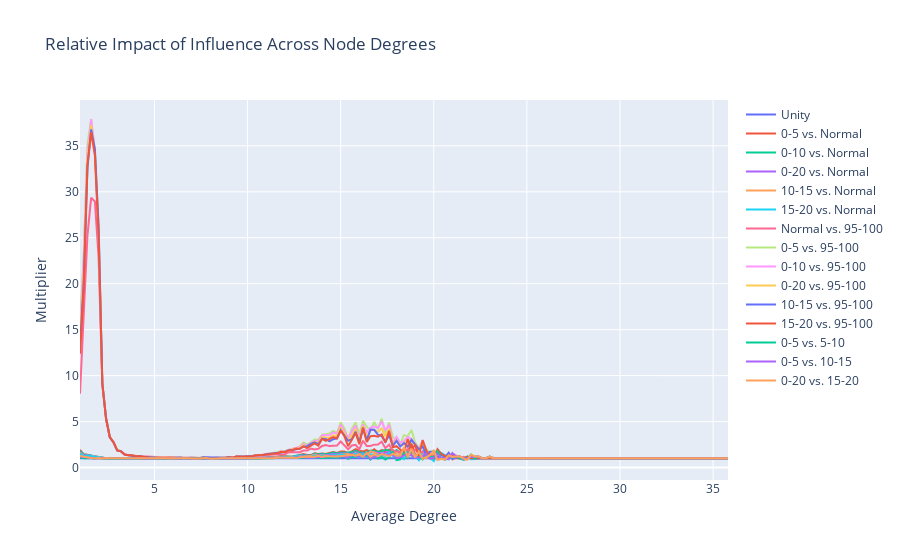

Source (notebook cell):
### Code cell
get_multiplier_graph(RGU, '10')

### Figure 1 — Plotly figure (JSON) as saved in the notebook; plotly's stock layout.template omitted (floating-point values rounded to 4 significant figures; data arrays with more than 128 entries replaced by an {"elided": "..."} marker saying what was removed)
{"data": [{"name": "Unity", "type": "scatter", "x": {"elided": "175 float values"}, "y": {"elided": "175 int values"}}, {"name": "0-5 vs. Normal", "type": "scatter", "x": {"elided": "175 float values"}, "y": {"elided": "175 float values"}}, {"name": "0-10 vs. Normal", "type": "scatter", "x": {"elided": "175 float values"}, "y": {"elided": "175 float values"}}, {"name": "0-20 vs. Normal", "type": "scatter", "x": {"elided": "175 float values"}, "y": {"elided": "175 float values"}}, {"name": "10-15 vs. Normal", "type": "scatter", "x": {"elided": "175 float values"}, "y": {"elided": "175 float values"}}, {"name": "15-20 vs. Normal", "type": "scatter", "x": {"elided": "175 float values"}, "y": {"elided": "175 float values"}}, {"name": "Normal vs. 95-100", "type": "scatter", "x": {"elided": "175 float values"}, "y": {"elided": "175 float values"}}, {"name": "0-5 vs. 95-100", "type": "scatter", "x": {"elided": "175 float values"}, "y": {"elided": "175 float values"}}, {"name": "0-10 vs. 95-100", "type": "scatter", "x": {"elided": "175 float values"}, "y": {"elided": "175 float values"}}, {"name": "0-20 vs. 95-100", "type": "scatter", "x": {"elided": "175 float values"}, "y": {"elided": "175 float values"}}, {"name": "10-15 vs. 95-100", "type": "scatter", "x": {"elided": "175 float values"}, "y": {"elided": "175 float values"}}, {"name": "15-20 vs. 95-100", "type": "scatter", "x": {"elided": "175 float values"}, "y": {"elided": "175 float values"}}, {"name": "0-5 vs. 5-10", "type": "scatter", "x": {"elided": "175 float values"}, "y": {"elided": "175 float values"}}, {"name": "0-5 vs. 10-15", "type": "scatter", "x": {"elided": "175 float values"}, "y": {"elided": "175 float values"}}, {"name": "0-20 vs. 15-20", "type": "scatter", "x": {"elided": "175 float values"}, "y": {"elided": "175 float values"}}], "layout": {"autosize": true, "title": {"text": "Relative Impact of Influence Across Node Degrees"}, "xaxis": {"autorange": true, "range": [1, 35.8], "title": {"text": "Average Degree"}, "type": "linear"}, "yaxis": {"autorange": true, "range": [-1.355, 39.99], "title": {"text": "Multiplier"}, "type": "linear"}}}
